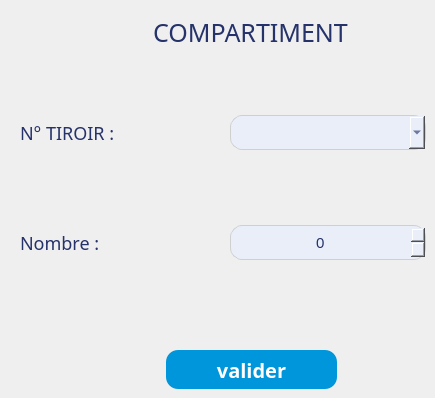
      <widget class="QWidget" name="tab_2">
       <attribute name="title">
        <string>Tab 2</string>
       </attribute>
       <widget class="QLabel" name="label_92">
        <property name="geometry">
         <rect>
          <x>145</x>
          <y>20</y>
          <width>211</width>
          <height>25</height>
         </rect>
        </property>
        <property name="font">
         <font>
          <family>Montserrat</family>
          <pointsize>-1</pointsize>
          <italic>false</italic>
          <bold>false</bold>
         </font>
        </property>
        <property name="styleSheet">
         <string notr="true">background: transparent;

/* SOMME DES DOSE : */

position: absolute;
width: 182px;
height: 22px;
left: 913px;
top: 393px;

font-family: 'Montserrat';
font-style: normal;
font-weight: 400;
font-size: 25px;
line-height: 22px;
/* identical to box height */
display: flex;
align-items: center;
text-align: center;
text-transform: uppercase;

color: #26326A;



</string>
        </property>
        <property name="text">
         <string>COMPARTIMENT</string>
        </property>
        <property name="alignment">
         <set>Qt::AlignCenter</set>
        </property>
       </widget>
       <widget class="QLabel" name="label_22">
        <property name="geometry">
         <rect>
          <x>20</x>
          <y>120</y>
          <width>111</width>
          <height>25</height>
         </rect>
        </property>
        <property name="font">
         <font>
          <family>Montserrat</family>
          <pointsize>-1</pointsize>
          <italic>false</italic>
          <bold>false</bold>
         </font>
        </property>
        <property name="styleSheet">
         <string notr="true">background: transparent;

/* SOMME DES DOSE : */

position: absolute;
width: 182px;
height: 22px;
left: 913px;
top: 393px;

font-family: 'Montserrat';
font-style: normal;
font-weight: 400;
font-size: 18px;
line-height: 22px;
/* identical to box height */
display: flex;
align-items: center;
text-align: center;
text-transform: uppercase;

color: #26326A;




</string>
        </property>
        <property name="text">
         <string>N° TIROIR :</string>
        </property>
       </widget>
       <widget class="QLabel" name="label_32">
        <property name="geometry">
         <rect>
          <x>20</x>
          <y>230</y>
          <width>91</width>
          <height>25</height>
         </rect>
        </property>
        <property name="font">
         <font>
          <family>Montserrat</family>
          <pointsize>-1</pointsize>
          <italic>false</italic>
          <bold>false</bold>
         </font>
        </property>
        <property name="styleSheet">
         <string notr="true">background: transparent;

/* SOMME DES DOSE : */

position: absolute;
width: 182px;
height: 22px;
left: 913px;
top: 393px;

font-family: 'Montserrat';
font-style: normal;
font-weight: 400;
font-size: 18px;
line-height: 22px;
/* identical to box height */
display: flex;
align-items: center;
text-align: center;
text-transform: uppercase;

color: #26326A;



</string>
        </property>
        <property name="text">
         <string>Nombre :</string>
        </property>
       </widget>
       <widget class="QSpinBox" name="nombre_de_compartiment">
        <property name="geometry">
         <rect>
          <x>230</x>
          <y>225</y>
          <width>196</width>
          <height>35</height>
         </rect>
        </property>
        <property name="styleSheet">
         <string notr="true">font-family: 'Montserrat';

font-size: 15px;
/* identical to box height */
display: flex;
align-items: center;
text-align: center;
text-transform: uppercase;

color: #26326A;

background : #E9EEF9;
border-radius: 12px;
border: 1px solid #CFCFCF;
</string>
        </property>
        <property name="alignment">
         <set>Qt::AlignCenter</set>
        </property>
       </widget>
       <widget class="QPushButton" name="valider_config_3">
        <property name="geometry">
         <rect>
          <x>166</x>
          <y>350</y>
          <width>171</width>
          <height>39</height>
         </rect>
        </property>
        <property name="font">
         <font>
          <family>Montserrat</family>
          <pointsize>-1</pointsize>
          <italic>false</italic>
          <bold>true</bold>
         </font>
        </property>
        <property name="styleSheet">
         <string notr="true">/* Rectangle 18 */

box-sizing: border-box;

position: absolute;
width: 90px;
height: 31px;
left: 429px;
top: 289px;

background: #0096DC;
border-radius: 12px;
color : #FFFFFF;
/* confirm all */

position: absolute;
width: 116px;
height: 24px;
left: 1092px;
top: 534px;

font-family: 'Montserrat';
font-style: normal;
font-weight: 600;
font-size: 20px;
line-height: 24px;
text-transform: capitalize;

color: #FFFFFF;

</string>
        </property>
        <property name="text">
         <string>valider</string>
        </property>
       </widget>
       <widget class="QComboBox" name="numero_tiroir">
        <property name="geometry">
         <rect>
          <x>230</x>
          <y>115</y>
          <width>196</width>
          <height>35</height>
         </rect>
        </property>
        <property name="styleSheet">
         <string notr="true">font-family: 'Montserrat';

font-size: 15px;
/* identical to box height */
display: flex;
align-items: center;
text-align: center;
text-transform: uppercase;

color: #26326A;

background : #E9EEF9;
border-radius: 12px;
border: 1px solid #CFCFCF;

</string>
        </property>
        <property name="maxVisibleItems">
         <number>20</number>
        </property>
       </widget>
      </widget>
